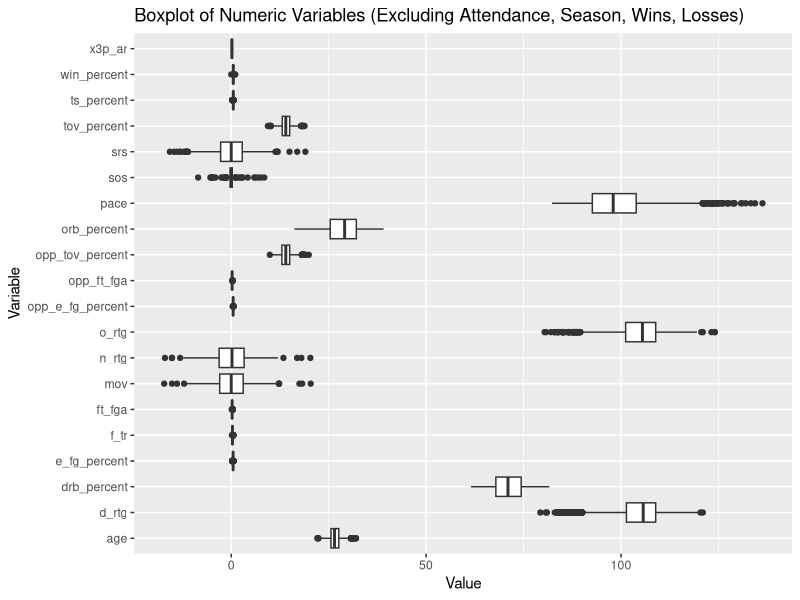
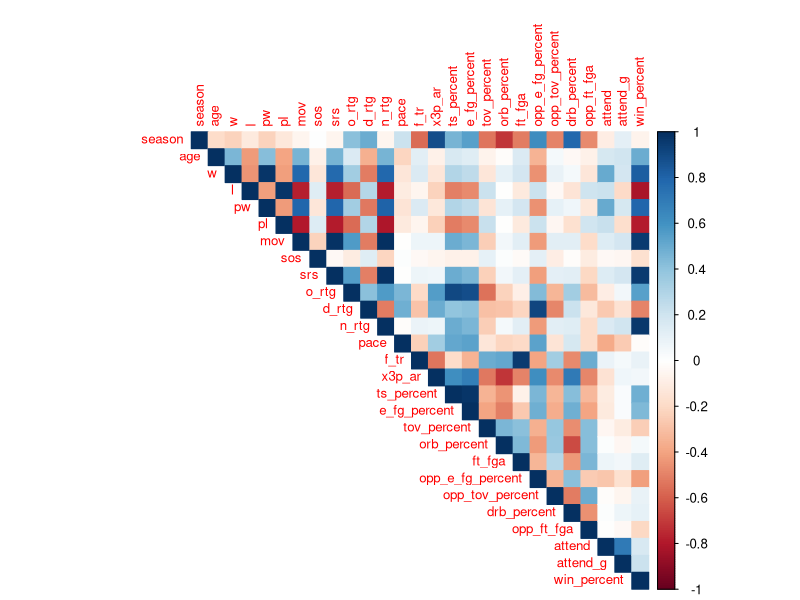
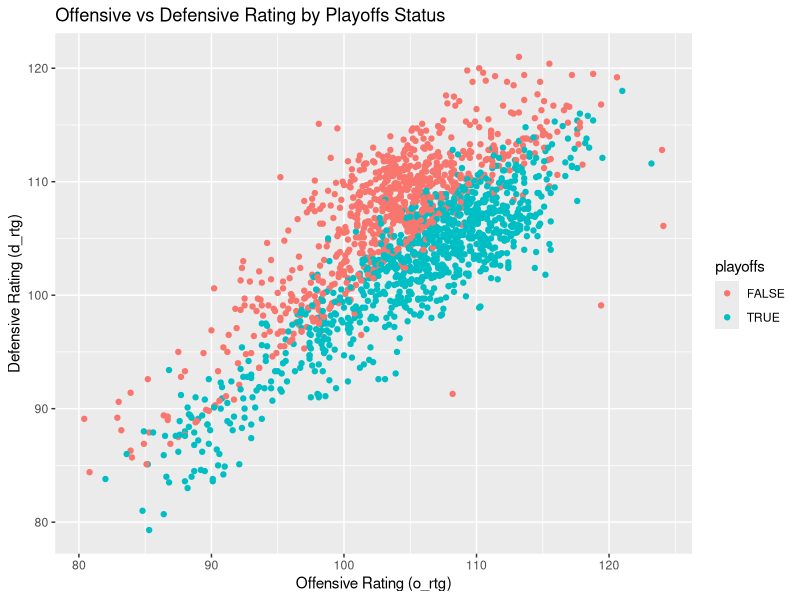
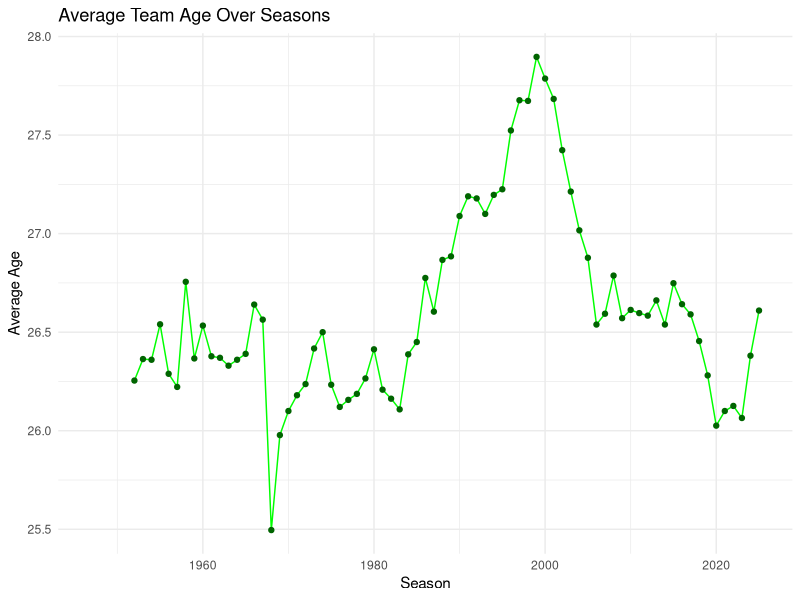
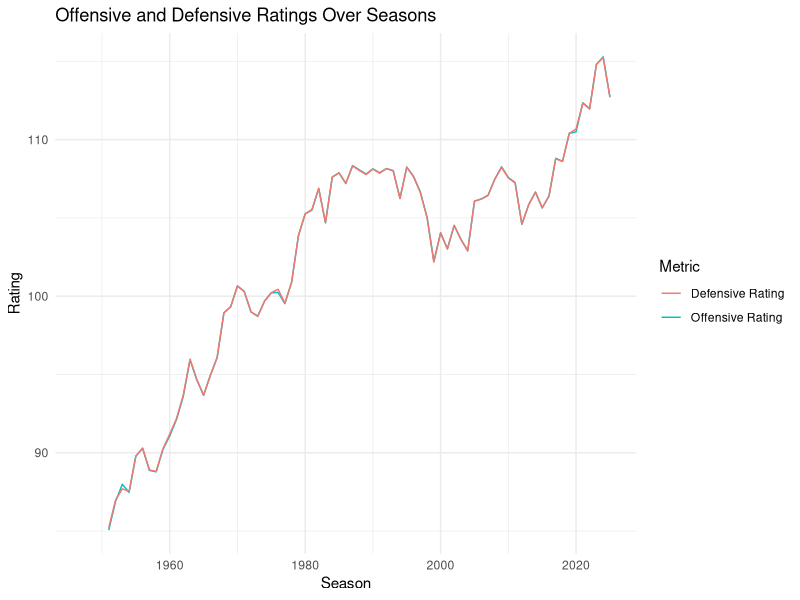
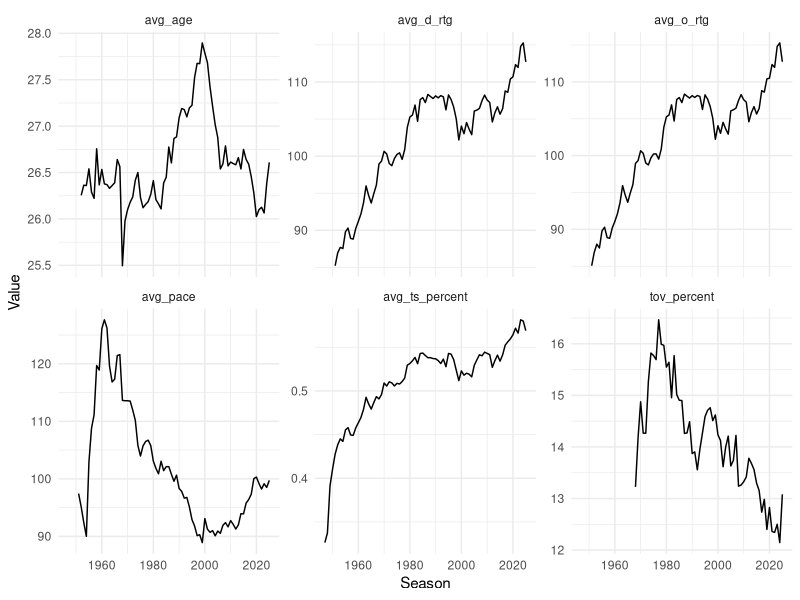
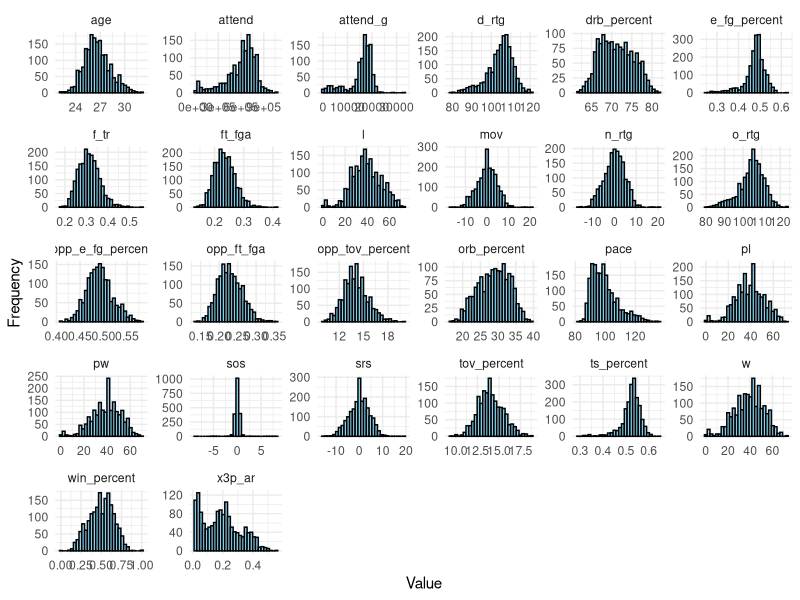

Write the R code that produced these figures, in order.
# Load necessary libraries
library(tidyverse)
library(corrplot)
library(tidyr)

# Import CSV file
team_data <- read.csv("Team Summaries.csv")

# Assuming team_data has columns 'w' for wins and 'l' for losses
team_data <- team_data %>%
  mutate(win_percent = w / (w + l))

# Display the first few rows of the data
head(team_data)

# Data summary to get an overview
summary(team_data)

# Correlation matrix
# Select only numeric columns for correlation analysis
numeric_cols <- team_data %>%select_if(is.numeric)

# Select numeric columns, excluding large attributes
numeric_cols_excl <- team_data %>% select(-w, -l, -pw, -pl, -season, -attend, -attend_g) %>% select_if(is.numeric)

# Reshape data for plotting
numeric_data <- gather(numeric_cols_excl, key = "Variable", value = "Value")

# Plot boxplots for each numeric column
ggplot(numeric_data, aes(x = Variable, y = Value)) +
  geom_boxplot() +
  coord_flip() + # Rotate for readability
  labs(title = "Boxplot of Numeric Variables (Excluding Attendance, Season, Wins, Losses)", x = "Variable", y = "Value")

# Calculate the correlation matrix
cor_matrix <- cor(numeric_cols, use = "complete.obs")

# Plot the correlation matrix
corrplot(cor_matrix, method = "color", type = "upper", tl.cex = 0.8, 
         mar=c(0,0,1,0))

# Visual exploration: scatter plot of offensive rating vs. defensive rating
ggplot(team_data, aes(x = o_rtg, y = d_rtg, color = playoffs)) +
  geom_point() +
  labs(title = "Offensive vs Defensive Rating by Playoffs Status",
       x = "Offensive Rating (o_rtg)",
       y = "Defensive Rating (d_rtg)")

# Hypothesis test example: Are playoff teams older on average?
playoff_age <- team_data %>%
  filter(playoffs == 1) %>%
  pull(age)

non_playoff_age <- team_data %>%
  filter(playoffs == 0) %>%
  pull(age)

t.test(playoff_age, non_playoff_age, alternative = "two.sided")


# Save the summary table to a CSV
summary_table <- summary(team_data)
write.csv(summary_table, "Team_Summaries_Summary.csv")

library(ggplot2)
library(dplyr)

# Calculate the average age for each season
age_by_season <- team_data %>%
  group_by(season) %>%
  summarise(avg_age = mean(age, na.rm = TRUE))

# Plot the average age over time
ggplot(age_by_season, aes(x = season, y = avg_age)) +
  geom_line(color = "green") +
  geom_point(color = "darkgreen") +
  labs(title = "Average Team Age Over Seasons",
       x = "Season",
       y = "Average Age") +
  theme_minimal()


# Calculate average offensive and defensive ratings for each season
ratings_by_season <- team_data %>%
  group_by(season) %>%
  summarise(avg_o_rtg = mean(o_rtg, na.rm = TRUE),
            avg_d_rtg = mean(d_rtg, na.rm = TRUE))

# Plot offensive and defensive ratings over time
ggplot(ratings_by_season, aes(x = season)) +
  geom_line(aes(y = avg_o_rtg, color = "Offensive Rating")) +
  geom_line(aes(y = avg_d_rtg, color = "Defensive Rating")) +
  labs(title = "Offensive and Defensive Ratings Over Seasons",
       x = "Season",
       y = "Rating",
       color = "Metric") +
  theme_minimal()

# Select attributes to visualize over time
attributes <- team_data %>%
  group_by(season) %>%
  summarise(avg_age = mean(age, na.rm = TRUE),
            avg_o_rtg = mean(o_rtg, na.rm = TRUE),
            avg_d_rtg = mean(d_rtg, na.rm = TRUE),
            avg_pace = mean(pace, na.rm = TRUE),
            avg_ts_percent = mean(ts_percent, na.rm = TRUE),
            tov_percent = mean(tov_percent, na.rm = TRUE))

# Reshape data for faceting
attributes_long <- attributes %>%
  pivot_longer(cols = -season, names_to = "Attribute", values_to = "Value")

# Plot with faceting
ggplot(attributes_long, aes(x = season, y = Value)) +
  geom_line() +
  facet_wrap(~ Attribute, scales = "free_y") +
  labs(x = "Season",
       y = "Value") +
  theme_minimal()


library(tidyr)
# Convert the data to long format
team_data_long <- team_data %>%
  pivot_longer(cols = -c(season, lg, team, abbreviation, playoffs, arena),  # Exclude categorical columns
               names_to = "attribute", values_to = "value") %>%
  drop_na(value)  # Remove NAs for plotting

# 1. Histogram for each attribute
ggplot(team_data_long, aes(x = value)) +
  geom_histogram(bins = 30, fill = "skyblue", color = "black") +
  facet_wrap(~ attribute, scales = "free") +
  theme_minimal() +
  labs(x = "Value", y = "Frequency")
